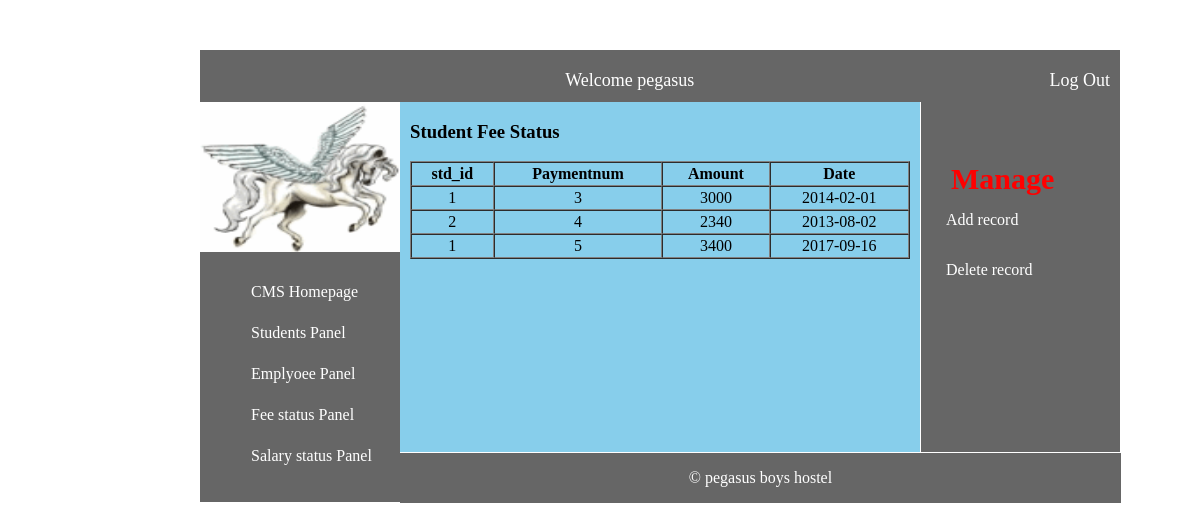
Screenshot of /fee.php (signed in) with the database file from the repository.
### tables this page shows
CREATE TABLE `std_fee` (
  `std_id` int(10) UNSIGNED NOT NULL,
  `std_paymentnum` int(10) UNSIGNED NOT NULL,
  `std_paidamount` int(5) UNSIGNED NOT NULL,
  `std_paymentdate` date NOT NULL
);

### fee.php (the view, shortened to what this page needs)
<!DOCTYPE html PUBLIC "-//W3C//DTD XHTML 1.0 Transitional//EN" "http://www.w3.org/TR/xhtml1/DTD/xhtml1-transitional.dtd">
<html xmlns="http://www.w3.org/1999/xhtml">
<head>
</head>
<link rel="stylesheet" href="style1.css"  type="text/css" />
<body>
<div class="mainwrapper">
	<div class="header">
	</div>
    	<div class="welcome">
      <?php
      include('includes/header.php'); ?>
            <br clear="all" />
    </div>
	<div class="content">
        <div class="box1">
          <div class="logo">
           <?php include("includes/logo.php") ?>
            </div>
               <?php include("includes/sidebar.php") ?>
        </div>
        <div class="box2">
		  <h3>Student Fee Status</h3>
			<table width="100%" border="1" cellpadding="2" cellspacing="0" style="text-align:center;">
  <tr>
    <th>std_id</th>
    <th>Paymentnum</th>
    <th>Amount</th>
    <th>Date</th>
  </tr>
  <?php
    $q="SELECT * FROM std_fee";
     $result=mysql_query($q);
     $n=mysql_num_rows($result);
     for($i=1; $i<=$n; $i++)
      {
	      $row=mysql_fetch_array($result);
         ?>
   	      <tr>
    	       <td><?php echo $row['std_id'];?></td>
              <td><?php echo $row['std_paymentnum']?></td>
               <td><?php echo $row['std_paidamount']?></td>
               <td><?php echo $row['std_paymentdate']?></td>
         </tr>
        <?php
      }
	       ?>
  </table>
</div>
	</div>
<div class="box3">
            <div class="manage"><b>Manage </b></div>
          <ul>
              <li><a href="add_fee.php">Add record</a></li>
              <li><a href="delete_fee.php">Delete record</a></li>
           </ul>
            </div>
	<div class="footer">
    <?php include("includes/footer.php"); ?>
	</div>
</div>
</body>
</html>

### includes/header.php
<header>
  <p>Welcome <?php echo $_SESSION['username']?>
  <a href="logout.php">Log Out</a> </p>
</header>

### includes/logo.php
<a href="cmshome.php"></a><img src="logo1.gif" width="200px" height="150px">

### includes/sidebar.php
<ul>
      <li><a href="cmshome.php">CMS Homepage</a></li>
      <li><a href="student_list.php">Students Panel</a></li>
      <li><a href="emp_list.php">Emplyoee Panel</a></li>
      <li><a href="fee.php">Fee status Panel</a></li>
      <li><a href="salary.php">Salary status Panel</a></li>
 </ul>

### includes/footer.php
<footer>
    <p align="center">&copy; pegasus boys hostel</p>
  </footer>

### style1.css (style rules this page uses)
body { margin:0px; background-image: url("sunset.jpg"); }
.mainwrapper { width:1000px; margin-left: 200px; margin-top:-100px; }
.header { width:800px; height:150px; background-color:#999; background:url(images/header.png); }
.welcome { width:900px; height:50px; background-color:#666; padding-left:10px; padding-right:10px; padding-top:2px; float: left; }
.welcome p { color:#FFF; text-decoration:none; text-align:center; font-size:18px; }
.welcome a { color:#FFF; text-decoration:none; float:right; }
.content { width:1000px; background-color:#093; margin-top:10px; }
.box1 { float:left; width:200px; background-color:#666; height:400px; }
.box1 ul li { padding:1px; margin:1px; list-style:none; padding:10px 10px 0px 5px; }
.box1 ul li a { text-decoration:none; color:#FFF; display:inline-block; height:20px; padding:5px; }
.box2 { float:left; width:500px; height:349px; background-color: skyblue; padding-left:10px; padding-right:10px; padding-bottom:1px; }
.box3 { float:left; width:199px; height:350px; background-color:#666; margin-left:1px; }
.manage { margin-left: 30px; margin-top: 60px; }
.manage b { color: red; font-size: 30px; }
.box3 ul,li { padding:0px; margin:0px; }
.box3 ul li { list-style:none; padding:10px 5px 10px 20px; }
.box3 ul li a { text-decoration:none; color:#FFF; display:inline-block; height:20px; padding:5px; }
.footer { width:721px; height:50px; background-color:#666; float:left; margin-top:1px; }
.footer p { color:#FFF; }

### rows the page displays
std_fee: std "1", std_paymentnum "3", std_paidamount "3000", std_paymentdate "2014-02-01"
std_fee: std "2", std_paymentnum "4", std_paidamount "2340", std_paymentdate "2013-08-02"
std_fee: std "1", std_paymentnum "5", std_paidamount "3400", std_paymentdate "2017-09-16"

### other values shown
$_SESSION['username'] "pegasus"
